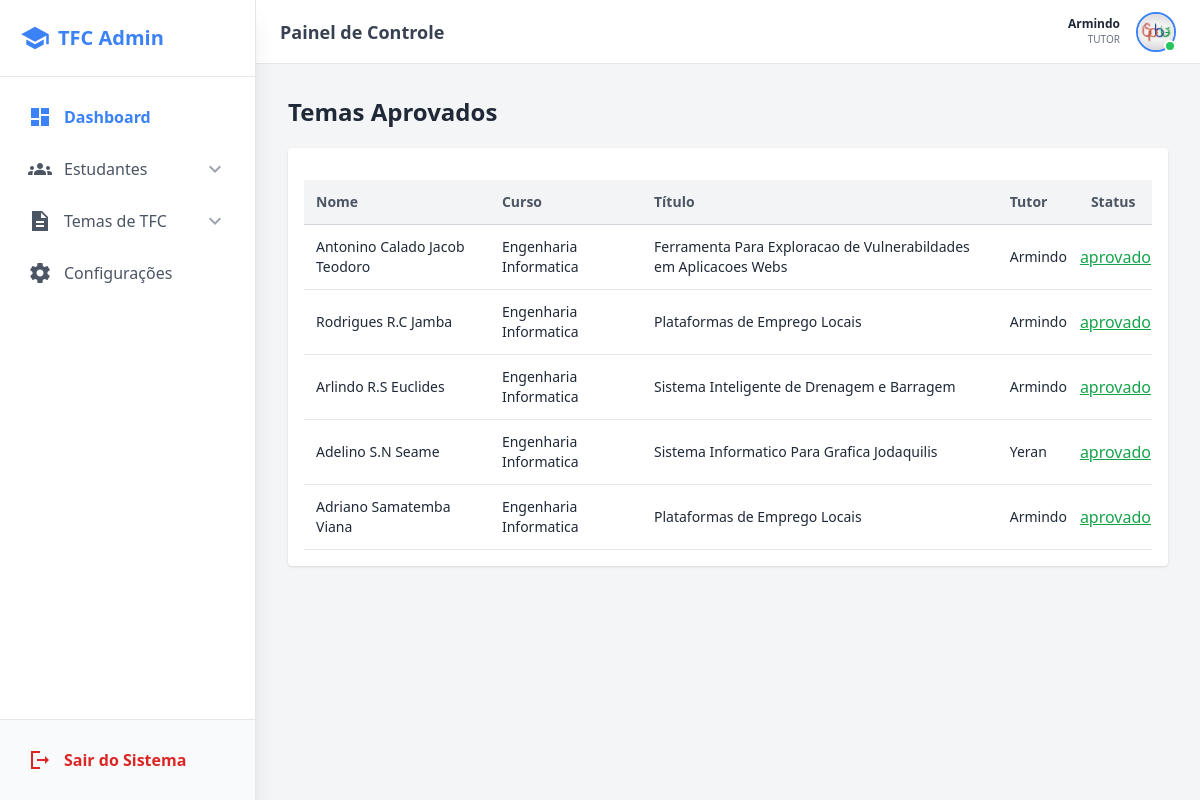
The page /aprovados/ (signed in) on the database its author committed.
### Coordenacao/models.py (models this page shows, shortened)
class Usuario(AbstractUser):
    TIPOS_USUARIO = (
        ("cordenacao", "cordenacao"),
        ("dac", "dac"),
        ("presidente", "professores"),
        ("estudante", "estudante"),
        ("area_cientifica", "area_cientifica"),
        ("tutor", "tutor"),
    )
    ESTADO_USUARIO = (
        ("activo", "activo"),
        ("desativado", "desativado"),
    )
    username = None
    email = models.EmailField(unique=True)
    nome = models.CharField(max_length=100)
    sobrenome = models.CharField(max_length=100)
    imagem = models.ImageField(
        upload_to="usuarios/",
        null=True,
        blank=True
    )
    perfil = models.CharField(
        max_length=20,
        choices=TIPOS_USUARIO,
    )
    estado_user = models.CharField(
        max_length=20,
        choices=ESTADO_USUARIO,
        default="desativado"
    )
    curso = models.ForeignKey(
        Curso, on_delete=models.SET_NULL, null=True, blank=True
    )
    depart = models.ForeignKey(
        Departamento, on_delete=models.SET_NULL, null=True, blank=True
    )
    telefone = models.CharField(max_length=9)
    USERNAME_FIELD = "email"
    REQUIRED_FIELDS = ["nome", "sobrenome"]
    objects = UsuarioManager()

class Tema(models.Model):
    STATUS_TUTOR = (
        ('pendente', 'Pendente'),
        ('aprovado', 'Aprovado pelo tutor'),
        ('rejeitado', 'Rejeitado pelo tutor'),
    )
    STATUS_COORD = (
        ('pendente', 'Pendente'),
        ('aprovado', 'Aprovado pela coordenação'),
        ('rejeitado', 'Rejeitado pela coordenação'),
    )
    STATUS_FINAL = (
        ('pendente', 'Pendente'),
        ('aprovado', 'Aprovado'),
        ('rejeitado', 'Rejeitado'),
    )
    estudante = models.ForeignKey(
        Usuario,
        on_delete=models.CASCADE,
        related_name='temas',
        limit_choices_to={'perfil': 'estudante'}
    )
    titulo = models.CharField(max_length=200)
    descricao = models.TextField()
    resumo = models.FileField(upload_to='resumos/', blank=True, null=True)
    requerimento = models.FileField(upload_to='requer/', blank=True, null=True)
    tutor_indicado = models.ForeignKey(
        Usuario,
        on_delete=models.SET_NULL,
        blank=True,
        null=True,
        related_name='temas_orientados',
        limit_choices_to={'perfil': 'tutor'}
    )
    status_tutor = models.CharField(
        max_length=15,
        choices=STATUS_TUTOR,
        default='pendente'
    )
    status_coordenacao = models.CharField(
        max_length=20,
        choices=STATUS_COORD,
        default='pendente'
    )
    status_final = models.CharField(
        max_length=15,
        choices=STATUS_FINAL,
        default='pendente'
    )
    data_envio = models.DateTimeField(auto_now_add=True)
    data_atualizacao = models.DateTimeField(auto_now=True)

class Curso(models.Model):
    nome = models.CharField(max_length=200)
    descricao = models.CharField(max_length=500)

### Coordenacao/views.py (the view, shortened to what this page needs)
# urls.py: path('aprovados/', views.temas_aprovados, name='lista_aprovados'),
@login_required
def temas_aprovados(request):
    lista_temas_aprovados = Tema.objects.filter(status_final='aprovado') \
                                        .select_related('estudante', 'tutor_indicado')
    return render(request, "admin/lista_aprovados.html", {
        "lista_temas_aprovados": lista_temas_aprovados
    })

### templates/admin/lista_aprovados.html (shortened to what this page needs)
{% extends 'admin/base.html' %}
{% block content %}
<h2 class="text-2xl font-bold mb-5 px-4 sm:px-0">Temas Aprovados</h2>
<div class="bg-white shadow rounded p-4 overflow-x-auto">
    <table class="hidden md:table w-full border-collapse">
        <thead>
            <tr class="bg-gray-100 border-b border-gray-300">
                <th class="p-3 text-left text-sm font-semibold text-gray-600">Nome</th>
                <th class="p-3 text-left text-sm font-semibold text-gray-600">Curso</th>
                <th class="p-3 text-left text-sm font-semibold text-gray-600">Título</th>
                <th class="p-3 text-left text-sm font-semibold text-gray-600">Tutor</th>
                <th class="p-3 text-left text-sm font-semibold text-gray-600">Status</th>
            </tr>
        </thead>
        <tbody>
            {% for tema in lista_temas_aprovados %}
            <tr class="border-b hover:bg-gray-50 transition duration-150">
                <td class="p-3 text-sm text-gray-800">{{ tema.estudante.nome }} {{ tema.estudante.sobrenome }}</td>
                <td class="p-3 text-sm text-gray-800">{{ tema.estudante.curso.nome|default:"—" }}</td>
                <td class="p-3 text-sm text-gray-800">{{ tema.titulo }}</td>
                <td class="p-3 text-sm text-gray-800">
                    {% if tema.tutor_indicado %}
                        {{ tema.tutor_indicado.nome }}
                    {% else %}
                        —
                    {% endif %}
                </td>
                <td class="text-green-600 hover:text-green-800 underline font-medium">{{ tema.status_final }}</td>
            </tr>
            {% endfor %}
        </tbody>
    </table>
</div>
{% endblock %}

### templates/admin/base.html (shortened to what this page needs)
{% load static %}
<!DOCTYPE html>
<html lang="pt">
<head>
  <script src="https://cdn.tailwindcss.com"></script>
</head>
<body class="bg-surface h-screen flex font-sans text-gray-800">
  <aside id="sidebar" class="fixed md:sticky top-0 left-0 h-screen w-64 bg-white shadow-xl flex flex-col z-50 transform -translate-x-full md:translate-x-0 transition-transform duration-300 ease-in-out border-r">
    <div class="p-5 flex items-center justify-between border-b shrink-0 bg-white">
      <h1 class="text-xl font-bold text-primary flex items-center gap-2">
        <span class="material-icons-sharp text-3xl">school</span>
        TFC Admin
      </h1>
    </div>
    <nav class="flex-1 overflow-y-auto p-4 space-y-1 custom-scrollbar">
      {% if request.user.perfil != "presidente" %}
      <a href="{% url 'admink' %}" class="flex items-center gap-3 p-3 rounded-xl hover:bg-primary/10 text-primary font-bold transition-all">
        <span class="material-icons-sharp">dashboard</span> Dashboard
      </a>
      <div class="submenu">
        <button class="w-full flex items-center justify-between p-3 rounded-xl hover:bg-gray-100 transition-all group">
          <div class="flex items-center gap-3 text-gray-600 group-hover:text-primary">
            <span class="material-icons-sharp">groups</span> Estudantes
          </div>
          <span class="material-icons-sharp text-gray-400 transition-transform duration-300">expand_more</span>
        </button>
      </div>
      <div class="submenu">
        <button class="w-full flex items-center justify-between p-3 rounded-xl hover:bg-gray-100 transition-all group">
          <div class="flex items-center gap-3 text-gray-600 group-hover:text-primary">
            <span class="material-icons-sharp">description</span> Temas de TFC
          </div>
          <span class="material-icons-sharp text-gray-400 transition-transform duration-300">expand_more</span>
        </button>
      </div>
      {% endif %}
      <a href="#" class="flex items-center gap-3 p-3 rounded-xl hover:bg-gray-100 text-gray-600 hover:text-primary font-medium transition-all">
        <span class="material-icons-sharp">settings</span> Configurações
      </a>
    </nav>
    <div class="p-4 border-t shrink-0 bg-gray-50">
      <a href="{% url 'sair' %}" class="flex items-center gap-3 p-3 rounded-xl text-red-600 hover:bg-red-50 font-bold transition-all">
        <span class="material-icons-sharp">logout</span> Sair do Sistema
      </a>
    </div>
  </aside>
  <div class="flex-1 flex flex-col h-screen overflow-hidden">
    <header class="h-16 flex items-center justify-between bg-white border-b px-6 shrink-0 z-40">
      <div class="flex items-center gap-4">
        <h2 class="text-lg font-bold text-gray-700 hidden sm:block">Painel de Controle</h2>
      </div>
      <div class="flex items-center gap-4">
        <div class="text-right hidden sm:block">
            <p class="text-xs font-bold text-gray-800">{{ request.user.nome }}</p>
            <p class="text-[10px] text-gray-500 uppercase">{{ request.user.perfil }}</p>
        </div>
        <div class="relative">
            <img src="{% static 'imgs/icons/finalispbie.jpg' %}" class="w-10 h-10 rounded-full border-2 border-primary object-cover">
            <div class="absolute bottom-0 right-0 w-3 h-3 bg-green-500 border-2 border-white rounded-full"></div>
        </div>
      </div>
    </header>
    <main class="flex-1 overflow-y-auto p-4 md:p-8 custom-scrollbar">
      <div class="max-w-7xl mx-auto">
        {% block content %}
        {% endblock %}
      </div>
    </main>
  </div>
</body>
</html>

### templates/admin/base.html (style rules this page uses)
body { overflow: hidden; }

### rows shown on the page
Usuario: user.nome "Armindo", user.perfil "TUTOR"
Tema: estudante.nome "Antonino", estudante.sobrenome "Calado Jacob Teodoro", estudante.curso.nome "Engenharia Informatica", titulo "Ferramenta Para Exploracao de Vulnerabildades em Aplicacoes Webs", tutor_indicado.nome "Armindo", status_final "aprovado"
Tema: estudante.nome "Rodrigues", estudante.sobrenome "R.C Jamba", estudante.curso.nome "Engenharia Informatica", titulo "Plataformas de Emprego Locais", tutor_indicado.nome "Armindo", status_final "aprovado"
Tema: estudante.nome "Arlindo", estudante.sobrenome "R.S Euclides", estudante.curso.nome "Engenharia Informatica", titulo "Sistema Inteligente de Drenagem e Barragem", tutor_indicado.nome "Armindo", status_final "aprovado"
Tema: estudante.nome "Adelino", estudante.sobrenome "S.N Seame", estudante.curso.nome "Engenharia Informatica", titulo "Sistema Informatico Para Grafica Jodaquilis", tutor_indicado.nome "Yeran", status_final "aprovado"
Tema: estudante.nome "Adriano", estudante.sobrenome "Samatemba Viana", estudante.curso.nome "Engenharia Informatica", titulo "Plataformas de Emprego Locais", tutor_indicado.nome "Armindo", status_final "aprovado"
